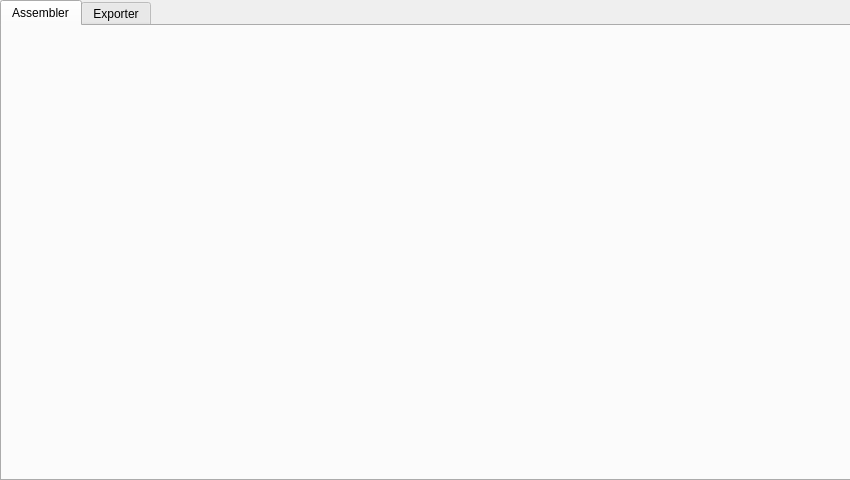
<?xml version="1.0" encoding="UTF-8"?>
<ui version="4.0">
 <class>Form</class>
 <widget class="QWidget" name="Form">
  <property name="geometry">
   <rect>
    <x>0</x>
    <y>0</y>
    <width>850</width>
    <height>480</height>
   </rect>
  </property>
  <property name="windowTitle">
   <string>Form</string>
  </property>
  <widget class="QTabWidget" name="Tron3kGUI">
   <property name="geometry">
    <rect>
     <x>0</x>
     <y>0</y>
     <width>851</width>
     <height>481</height>
    </rect>
   </property>
   <property name="currentIndex">
    <number>0</number>
   </property>
   <widget class="QWidget" name="Assembler">
    <attribute name="title">
     <string>Assembler</string>
    </attribute>
   </widget>
   <widget class="QWidget" name="Exporter">
    <attribute name="title">
     <string>Exporter</string>
    </attribute>
    <widget class="QGroupBox" name="groupBox">
     <property name="geometry">
      <rect>
       <x>30</x>
       <y>30</y>
       <width>251</width>
       <height>251</height>
      </rect>
     </property>
     <property name="title">
      <string>Animated</string>
     </property>
     <widget class="QCheckBox" name="exportAll">
      <property name="geometry">
       <rect>
        <x>20</x>
        <y>140</y>
        <width>70</width>
        <height>17</height>
       </rect>
      </property>
      <property name="text">
       <string>All</string>
      </property>
     </widget>
     <widget class="QCheckBox" name="exportCharacter">
      <property name="geometry">
       <rect>
        <x>20</x>
        <y>160</y>
        <width>111</width>
        <height>17</height>
       </rect>
      </property>
      <property name="text">
       <string>Character</string>
      </property>
     </widget>
     <widget class="QCheckBox" name="exportAnimation">
      <property name="geometry">
       <rect>
        <x>20</x>
        <y>180</y>
        <width>101</width>
        <height>17</height>
       </rect>
      </property>
      <property name="text">
       <string>Animation(s)</string>
      </property>
     </widget>
     <widget class="QPushButton" name="buttonExportAnimated">
      <property name="geometry">
       <rect>
        <x>160</x>
        <y>210</y>
        <width>75</width>
        <height>23</height>
       </rect>
      </property>
      <property name="text">
       <string>Export</string>
      </property>
     </widget>
     <widget class="QListWidget" name="classList">
      <property name="geometry">
       <rect>
        <x>20</x>
        <y>30</y>
        <width>81</width>
        <height>91</height>
       </rect>
      </property>
      <property name="autoScroll">
       <bool>false</bool>
      </property>
      <property name="selectionRectVisible">
       <bool>true</bool>
      </property>
      <property name="currentRow">
       <number>0</number>
      </property>
      <item>
       <property name="text">
        <string>Brute</string>
       </property>
      </item>
      <item>
       <property name="text">
        <string>Manipulator</string>
       </property>
      </item>
      <item>
       <property name="text">
        <string>Shanker</string>
       </property>
      </item>
      <item>
       <property name="text">
        <string>Destroyer</string>
       </property>
      </item>
      <item>
       <property name="text">
        <string>Trapper</string>
       </property>
      </item>
     </widget>
     <widget class="QRadioButton" name="exportFirst">
      <property name="geometry">
       <rect>
        <x>140</x>
        <y>50</y>
        <width>82</width>
        <height>17</height>
       </rect>
      </property>
      <property name="text">
       <string>First Person</string>
      </property>
      <property name="checked">
       <bool>true</bool>
      </property>
      <attribute name="buttonGroup">
       <string notr="true">perspectiveGrp</string>
      </attribute>
     </widget>
     <widget class="QRadioButton" name="exportThird">
      <property name="geometry">
       <rect>
        <x>140</x>
        <y>80</y>
        <width>82</width>
        <height>17</height>
       </rect>
      </property>
      <property name="text">
       <string>Third Person</string>
      </property>
      <attribute name="buttonGroup">
       <string notr="true">perspectiveGrp</string>
      </attribute>
     </widget>
    </widget>
    <widget class="QGroupBox" name="groupBox_2">
     <property name="geometry">
      <rect>
       <x>310</x>
       <y>30</y>
       <width>221</width>
       <height>141</height>
      </rect>
     </property>
     <property name="title">
      <string>Static</string>
     </property>
     <widget class="QPushButton" name="buttonExportStatic">
      <property name="geometry">
       <rect>
        <x>130</x>
        <y>100</y>
        <width>75</width>
        <height>23</height>
       </rect>
      </property>
      <property name="text">
       <string>Export</string>
      </property>
     </widget>
     <widget class="QRadioButton" name="exportMap">
      <property name="geometry">
       <rect>
        <x>20</x>
        <y>30</y>
        <width>82</width>
        <height>17</height>
       </rect>
      </property>
      <property name="text">
       <string>Map</string>
      </property>
      <attribute name="buttonGroup">
       <string notr="true">buttonGroup</string>
      </attribute>
     </widget>
     <widget class="QRadioButton" name="exportOther">
      <property name="geometry">
       <rect>
        <x>20</x>
        <y>60</y>
        <width>171</width>
        <height>17</height>
       </rect>
      </property>
      <property name="text">
       <string>Other (Bullets, pickups etc.)</string>
      </property>
      <attribute name="buttonGroup">
       <string notr="true">buttonGroup</string>
      </attribute>
     </widget>
    </widget>
    <widget class="QPushButton" name="buttonExit">
     <property name="geometry">
      <rect>
       <x>760</x>
       <y>420</y>
       <width>75</width>
       <height>23</height>
      </rect>
     </property>
     <property name="text">
      <string>Exit</string>
     </property>
    </widget>
   </widget>
  </widget>
 </widget>
 <resources/>
 <connections/>
 <buttongroups>
  <buttongroup name="perspectiveGrp"/>
  <buttongroup name="buttonGroup"/>
 </buttongroups>
</ui>
